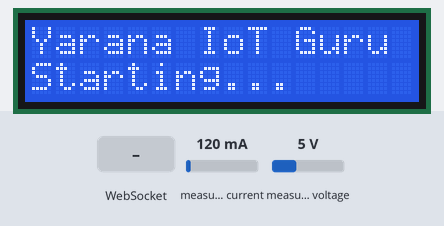
A sketch run on a simulated ESP32. Parts: 16×2 character LCD. The inputs (shaded band) are chosen by the test bench; at power-on: measured current 120 mA, measured voltage 5 V. WiFi joins after 1.5 s; servers stay silent unless stated; what the sketch prints to the serial monitor is not drawn.

Above: at 0.1 s.
At 5.3 s:
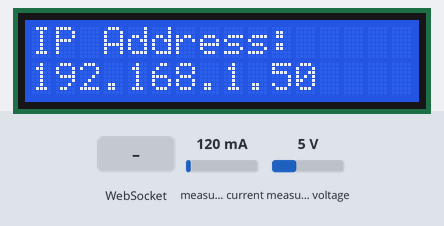
5.4 s: WebSocket text "1" received
Timing chart, 0 to 8.4 s (numbered marks = the images above; inputs shaded):
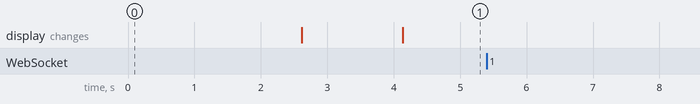

The sketch:

esp32_smart_energy_meter.ino
```cpp
#include <WiFi.h>
#include <WebServer.h>
#include <WebSocketsServer.h>
#include <PZEM004Tv30.h>
#include <LiquidCrystal_I2C.h>
#include <Wire.h>
// 🔌 PZEM UART Pins
#define PZEM_RX_PIN 16
#define PZEM_TX_PIN 17
PZEM004Tv30 pzem(Serial2, PZEM_RX_PIN, PZEM_TX_PIN);

unsigned long bootTime = 0;
bool showIP = true;
// 📶 Wi-Fi Credentials
const char* ssid = "Airtel_Lakshmitex@2018";
const char* password = "Lakshmitex@2018";
// 🌐 Servers
WebServer server(80);
WebSocketsServer webSocket = WebSocketsServer(81);
// 🪛 Sensor values
float voltage = 0, current = 0, power = 0, energy = 0, frequency = 0, pf = 0;
unsigned long lastUpdate = 0;
// 📟 LCD Configuration
LiquidCrystal_I2C lcd(0x27, 16, 2); // Assuming common I2C address 0x27 for 16x2 LCD
// 📊 HTML Page with WebSocket & Chart.js
String htmlPage() {
  String html = R"=====(
<!DOCTYPE html>
<html lang="en">
<head>
  <meta charset="UTF-8" />
  <meta name="viewport" content="width=device-width, initial-scale=1.0" />
  <title>Yarana IoT Power Monitor</title>
  <script src="https://cdnjs.cloudflare.com/ajax/libs/Chart.js/3.9.1/chart.min.js"></script>
  <style>
    * { margin: 0; padding: 0; box-sizing: border-box; }
    body {
      background: linear-gradient(135deg, #0a0e27 0%, #1a1f3a 50%, #0f172a 100%);
      color: #e2e8f0;
      font-family: 'Inter', 'Segoe UI', sans-serif;
      min-height: 100vh;
      padding: 20px;
      overflow-x: hidden;
    }
    .header {
      text-align: center;
      padding: 20px 0 30px;
      position: relative;
    }
    .header h1 {
      font-size: clamp(1.8rem, 5vw, 3rem);
      background: linear-gradient(135deg, #60a5fa, #a78bfa, #f472b6);
      -webkit-background-clip: text;
      -webkit-text-fill-color: transparent;
      margin-bottom: 10px;
      font-weight: 800;
      letter-spacing: -1px;
    }
    .brand {
      display: flex;
      align-items: center;
      justify-content: center;
      gap: 15px;
      margin-top: 15px;
      flex-wrap: wrap;
    }
    .brand-item {
      background: rgba(96, 165, 250, 0.1);
      padding: 8px 20px;
      border-radius: 20px;
      border: 1px solid rgba(96, 165, 250, 0.3);
      font-size: 0.9rem;
      color: #60a5fa;
      backdrop-filter: blur(10px);
    }
    .status {
      display: inline-flex;
      align-items: center;
      gap: 8px;
      background: rgba(34, 197, 94, 0.15);
      padding: 8px 16px;
      border-radius: 20px;
      border: 1px solid rgba(34, 197, 94, 0.3);
      font-size: 0.85rem;
      margin-top: 15px;
    }
    .status-dot {
      width: 8px;
      height: 8px;
      background: #22c55e;
      border-radius: 50%;
      animation: pulse 2s infinite;
    }
    @keyframes pulse {
      0%, 100% { opacity: 1; box-shadow: 0 0 8px #22c55e; }
      50% { opacity: 0.5; box-shadow: 0 0 4px #22c55e; }
    }
    .container {
      max-width: 1400px;
      margin: 0 auto;
    }
    .grid {
      display: grid;
      grid-template-columns: repeat(auto-fit, minmax(280px, 1fr));
      gap: 20px;
      margin-bottom: 30px;
    }
    .card {
      background: rgba(30, 41, 59, 0.6);
      backdrop-filter: blur(20px);
      border: 1px solid rgba(148, 163, 184, 0.2);
      border-radius: 20px;
      padding: 25px;
      position: relative;
      overflow: hidden;
      transition: all 0.3s ease;
    }
    .card:hover {
      transform: translateY(-5px);
      border-color: rgba(96, 165, 250, 0.5);
      box-shadow: 0 20px 40px rgba(96, 165, 250, 0.2);
    }
    .card::before {
      content: '';
      position: absolute;
      top: 0;
      left: 0;
      right: 0;
      height: 4px;
      background: linear-gradient(90deg, #60a5fa, #a78bfa);
    }
    .card-icon {
      font-size: 2rem;
      margin-bottom: 10px;
      display: block;
    }
    .card-label {
      font-size: 0.85rem;
      color: #94a3b8;
      text-transform: uppercase;
      letter-spacing: 1px;
      margin-bottom: 8px;
    }
    .card-value {
      font-size: 2.5rem;
      font-weight: 700;
      color: #f1f5f9;
      margin-bottom: 5px;
      font-variant-numeric: tabular-nums;
    }
    .card-unit {
      font-size: 1.2rem;
      color: #60a5fa;
      font-weight: 500;
    }
    .chart-container {
      background: rgba(30, 41, 59, 0.6);
      backdrop-filter: blur(20px);
      border: 1px solid rgba(148, 163, 184, 0.2);
      border-radius: 20px;
      padding: 25px;
      margin-bottom: 20px;
    }
    .chart-title {
      font-size: 1.3rem;
      color: #f1f5f9;
      margin-bottom: 20px;
      font-weight: 600;
    }
    canvas {
      max-height: 300px;
    }
    .footer {
      text-align: center;
      padding: 30px 20px;
      border-top: 1px solid rgba(148, 163, 184, 0.1);
      margin-top: 40px;
    }
    .footer-text {
      color: #64748b;
      font-size: 0.9rem;
      margin-bottom: 10px;
    }
    .creator {
      color: #60a5fa;
      font-weight: 600;
      font-size: 1rem;
    }
    @media (max-width: 768px) {
      .grid { grid-template-columns: 1fr; }
      .card-value { font-size: 2rem; }
    }
  </style>
</head>
<body>
  <div class="header">
    <h1>⚡ Real-Time Power Monitor</h1>
    <div class="brand">
      <div class="brand-item">📺 Yarana IoT Guru YouTube</div>
      <div class="brand-item">🚀 IoT Dashboard v2.0</div>
    </div>
    <div class="status">
      <span class="status-dot"></span>
      <span id="wsStatus">Connecting...</span>
    </div>
  </div>
  <div class="container">
    <div class="grid">
      <div class="card">
        <span class="card-icon">⚡</span>
        <div class="card-label">Voltage</div>
        <div class="card-value" id="voltage">--</div>
        <span class="card-unit">Volts</span>
      </div>
      <div class="card">
        <span class="card-icon">🔌</span>
        <div class="card-label">Current</div>
        <div class="card-value" id="current">--</div>
        <span class="card-unit">Ampere</span>
      </div>
      <div class="card">
        <span class="card-icon">💡</span>
        <div class="card-label">Power</div>
        <div class="card-value" id="power">--</div>
        <span class="card-unit">Watts</span>
      </div>
      <div class="card">
        <span class="card-icon">⚙️</span>
        <div class="card-label">Energy</div>
        <div class="card-value" id="energy">--</div>
        <span class="card-unit">kWh</span>
      </div>
      <div class="card">
        <span class="card-icon">📊</span>
        <div class="card-label">Frequency</div>
        <div class="card-value" id="frequency">--</div>
        <span class="card-unit">Hz</span>
      </div>
      <div class="card">
        <span class="card-icon">🎯</span>
        <div class="card-label">Power Factor</div>
        <div class="card-value" id="pf">--</div>
        <span class="card-unit">PF</span>
      </div>
    </div>
    <div class="chart-container">
      <div class="chart-title">📈 Power & Current Trends</div>
      <canvas id="powerChart"></canvas>
    </div>
    <div class="chart-container">
      <div class="chart-title">⚡ Voltage & Frequency Monitor</div>
      <canvas id="voltageChart"></canvas>
    </div>
  </div>
  <div class="footer">
    <div class="footer-text">Powered by ESP32 & PZEM-004T</div>
    <div class="creator">Created by Mr. Abhishek | Developer & IoT Expert</div>
    <div class="footer-text" style="margin-top: 10px;">© 2025 Yarana IoT Guru</div>
  </div>
  <script>
    let ws;
    const maxDataPoints = 20;

    // Chart data arrays
    let timeLabels = [];
    let powerData = [];
    let currentData = [];
    let voltageData = [];
    let frequencyData = [];
    // Power Chart
    const powerCtx = document.getElementById('powerChart').getContext('2d');
    const powerChart = new Chart(powerCtx, {
      type: 'line',
      data: {
        labels: timeLabels,
        datasets: [{
          label: 'Power (W)',
          data: powerData,
          borderColor: '#60a5fa',
          backgroundColor: 'rgba(96, 165, 250, 0.1)',
          tension: 0.4,
          fill: true,
          borderWidth: 2
        }, {
          label: 'Current (A)',
          data: currentData,
          borderColor: '#a78bfa',
          backgroundColor: 'rgba(167, 139, 250, 0.1)',
          tension: 0.4,
          fill: true,
          borderWidth: 2,
          yAxisID: 'y1'
        }]
      },
      options: {
        responsive: true,
        maintainAspectRatio: true,
        plugins: {
          legend: { labels: { color: '#e2e8f0' } }
        },
        scales: {
          x: {
            ticks: { color: '#94a3b8' },
            grid: { color: 'rgba(148, 163, 184, 0.1)' }
          },
          y: {
            ticks: { color: '#94a3b8' },
            grid: { color: 'rgba(148, 163, 184, 0.1)' },
            title: { display: true, text: 'Power (W)', color: '#60a5fa' }
          },
          y1: {
            position: 'right',
            ticks: { color: '#94a3b8' },
            grid: { display: false },
            title: { display: true, text: 'Current (A)', color: '#a78bfa' }
          }
        }
      }
    });
    // Voltage Chart
    const voltageCtx = document.getElementById('voltageChart').getContext('2d');
    const voltageChart = new Chart(voltageCtx, {
      type: 'line',
      data: {
        labels: timeLabels,
        datasets: [{
          label: 'Voltage (V)',
          data: voltageData,
          borderColor: '#f472b6',
          backgroundColor: 'rgba(244, 114, 182, 0.1)',
          tension: 0.4,
          fill: true,
          borderWidth: 2
        }, {
          label: 'Frequency (Hz)',
          data: frequencyData,
          borderColor: '#34d399',
          backgroundColor: 'rgba(52, 211, 153, 0.1)',
          tension: 0.4,
          fill: true,
          borderWidth: 2,
          yAxisID: 'y1'
        }]
      },
      options: {
        responsive: true,
        maintainAspectRatio: true,
        plugins: {
          legend: { labels: { color: '#e2e8f0' } }
        },
        scales: {
          x: {
            ticks: { color: '#94a3b8' },
            grid: { color: 'rgba(148, 163, 184, 0.1)' }
          },
          y: {
            ticks: { color: '#94a3b8' },
            grid: { color: 'rgba(148, 163, 184, 0.1)' },
            title: { display: true, text: 'Voltage (V)', color: '#f472b6' }
          },
          y1: {
            position: 'right',
            ticks: { color: '#94a3b8' },
            grid: { display: false },
            title: { display: true, text: 'Frequency (Hz)', color: '#34d399' }
          }
        }
      }
    });
    function connectWebSocket() {
      ws = new WebSocket('ws://' + window.location.hostname + ':81');

      ws.onopen = () => {
        document.getElementById('wsStatus').textContent = 'Connected';
        console.log('WebSocket Connected');
      };

      ws.onmessage = (event) => {
        const data = JSON.parse(event.data);
        updateDisplay(data);
        updateCharts(data);
      };

      ws.onclose = () => {
        document.getElementById('wsStatus').textContent = 'Disconnected';
        console.log('WebSocket Disconnected. Reconnecting...');
        setTimeout(connectWebSocket, 3000);
      };

      ws.onerror = (error) => {
        console.error('WebSocket Error:', error);
      };
    }
    function updateDisplay(data) {
      document.getElementById('voltage').textContent = data.voltage.toFixed(2);
      document.getElementById('current').textContent = data.current.toFixed(3);
      document.getElementById('power').textContent = data.power.toFixed(2);
      document.getElementById('energy').textContent = data.energy.toFixed(3);
      document.getElementById('frequency').textContent = data.frequency.toFixed(2);
      document.getElementById('pf').textContent = data.pf.toFixed(2);
    }
    function updateCharts(data) {
      const now = new Date();
      const timeStr = now.getHours() + ':' +
                      String(now.getMinutes()).padStart(2, '0') + ':' +
                      String(now.getSeconds()).padStart(2, '0');

      if (timeLabels.length >= maxDataPoints) {
        timeLabels.shift();
        powerData.shift();
        currentData.shift();
        voltageData.shift();
        frequencyData.shift();
      }

      timeLabels.push(timeStr);
      powerData.push(data.power);
      currentData.push(data.current);
      voltageData.push(data.voltage);
      frequencyData.push(data.frequency);

      powerChart.update('none');
      voltageChart.update('none');
    }
    connectWebSocket();
  </script>
</body>
</html>
  )=====";
  return html;
}
// WebSocket Event Handler
void webSocketEvent(uint8_t num, WStype_t type, uint8_t * payload, size_t length) {
  if (type == WStype_DISCONNECTED) {
    Serial.printf("[%u] Disconnected!\n", num);
  } else if (type == WStype_CONNECTED) {
    IPAddress ip = webSocket.remoteIP(num);
    Serial.printf("[%u] Connected from %d.%d.%d.%d\n", num, ip[0], ip[1], ip[2], ip[3]);
  }
}
// Send Data via WebSocket
void sendSensorData() {
  float v  = pzem.voltage();
  float i  = pzem.current();
  float p  = pzem.power();
  float e  = pzem.energy();
  float f  = pzem.frequency();
  float pfv = pzem.pf();
  // 🔐 SAFETY: handle NaN / invalid values
  voltage   = (isnan(v)  || isinf(v))  ? 0.0 : v;
  current   = (isnan(i)  || isinf(i))  ? 0.0 : i;
  power     = (isnan(p)  || isinf(p))  ? 0.0 : p;
  energy    = (isnan(e)  || isinf(e))  ? 0.0 : e;
  frequency = (isnan(f)  || isinf(f))  ? 0.0 : f;
  pf        = (isnan(pfv)|| isinf(pfv))? 0.0 : pfv;
  // 🖨️ DEBUG (optional but useful)
  Serial.printf(
    "PZEM → V:%.2f I:%.3f P:%.2f E:%.3f F:%.2f PF:%.2f\n",
    voltage, current, power, energy, frequency, pf
  );
  String json = "{";
  json += "\"voltage\":"   + String(voltage, 2)   + ",";
  json += "\"current\":"   + String(current, 3)   + ",";
  json += "\"power\":"     + String(power, 2)     + ",";
  json += "\"energy\":"    + String(energy, 3)    + ",";
  json += "\"frequency\":" + String(frequency, 2) + ",";
  json += "\"pf\":"        + String(pf, 2);
  json += "}";
  webSocket.broadcastTXT(json);
}
// Update LCD with readings
void updateLCD() {

  static unsigned long lastLCDUpdate = 0;

  if (millis() - lastLCDUpdate < 1000) return;
  lastLCDUpdate = millis();

  // Show IP for 90 seconds
  if (millis() - bootTime <= 90000) {
    lcd.setCursor(0, 0);
    lcd.print("IP Address:     ");

    lcd.setCursor(0, 1);
    lcd.print(WiFi.localIP());
    lcd.print("      ");
  }
  else {
    lcd.setCursor(0, 0);
    lcd.print("V:");
    lcd.print(voltage,1);
    lcd.print(" I:");
    lcd.print(current,2);
    lcd.print("   ");

    lcd.setCursor(0, 1);
    lcd.print("P:");
    lcd.print(power,1);
    lcd.print(" PF:");
    lcd.print(pf,2);
    lcd.print("   ");
  }
}
void handleRoot() {
  server.send(200, "text/html", htmlPage());
}
void setup() {

  Serial.begin(115200);
  Serial.println("\n🚀 Yarana IoT Guru - Advanced Power Monitor");

  // ---------------- LCD INIT FIRST ----------------
  Wire.begin(33, 32);  // SDA=32, SCL=33
  lcd.init();
  lcd.backlight();
  lcd.clear();
  lcd.setCursor(0,0);
  lcd.print("Yarana IoT Guru");
  lcd.setCursor(0,1);
  lcd.print("Starting...");
  delay(2000);

  // ---------------- PZEM INIT ----------------
  Serial2.begin(9600, SERIAL_8N1, PZEM_RX_PIN, PZEM_TX_PIN);
  delay(500);

  // ---------------- WIFI CONNECT ----------------
  lcd.clear();
  lcd.setCursor(0,0);
  lcd.print("Connecting WiFi");

  Serial.printf("📶 Connecting to: %s\n", ssid);
  WiFi.begin(ssid, password);

  while (WiFi.status() != WL_CONNECTED) {
    delay(500);
    Serial.print(".");
  }

  Serial.println("\n✅ Wi-Fi Connected!");
  Serial.print("🌐 Dashboard: http://");
  Serial.println(WiFi.localIP());

  lcd.clear();
  lcd.setCursor(0,0);
  lcd.print("IP Address:");
  lcd.setCursor(0,1);
  lcd.print(WiFi.localIP());

  bootTime = millis();   // Start 90 sec timer

  // ---------------- SERVER START ----------------
  server.on("/", handleRoot);
  server.begin();

  webSocket.begin();
  webSocket.onEvent(webSocketEvent);

  Serial.println("✅ Servers Started!");
}
void loop() {
  server.handleClient();
  webSocket.loop();

  // Send data and update LCD every 1 second
  if (millis() - lastUpdate >= 1000) {
    sendSensorData();
    updateLCD();
    lastUpdate = millis();
  }
}
```

Measured:
- after the input at 5.4 s, every drawn part: stays the same
